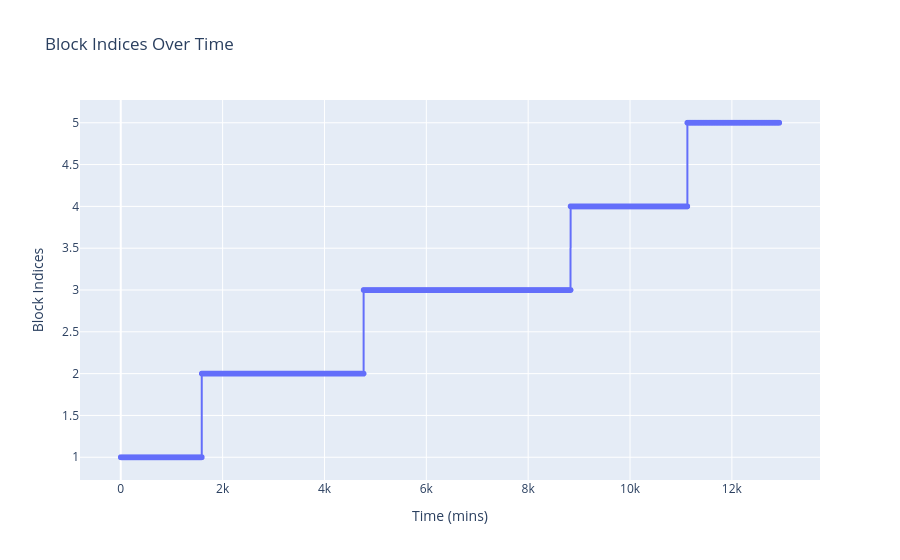

This figure's notebook cell:
### Code cell
# plot blocks with hover showing ds.block_labels
import pandas as pd
df_blocks = pd.DataFrame({
    'time': np.arange(ds.block_indices.shape[0]),
    'block_index': ds.block_indices,
    'block_label': [str(l) for l in ds.block_labels]
})

fig = px.line(
    df_blocks,
    x='time',
    y='block_index',
    hover_data=['block_label'],
    labels={'time': 'Time (mins)', 'block_index': 'Block Indices', 'block_label': 'Block Label'},
    title='Block Indices Over Time'
)
fig.update_traces(mode='lines+markers', marker=dict(size=6))
fig.show()

### Figure 1 — Plotly figure (JSON) as saved in the notebook; plotly's stock layout.template omitted (floating-point values rounded to 4 significant figures; data arrays with more than 128 entries replaced by an {"elided": "..."} marker saying what was removed)
{"data": [{"customdata": {"elided": "12931x1 str values"}, "hovertemplate": "Time (mins)=%{x}<br>Block Indices=%{y}<br>Block Label=%{customdata[0]}<extra></extra>", "legendgroup": "", "line": {"color": "#636efa", "dash": "solid"}, "marker": {"size": 6, "symbol": "circle"}, "mode": "lines+markers", "name": "", "showlegend": false, "type": "scattergl", "x": {"elided": "12931 int values"}, "xaxis": "x", "y": {"elided": "12931 int values"}, "yaxis": "y"}], "layout": {"legend": {"tracegroupgap": 0}, "title": {"text": "Block Indices Over Time"}, "xaxis": {"anchor": "y", "domain": [0, 1], "title": {"text": "Time (mins)"}}, "yaxis": {"anchor": "x", "domain": [0, 1], "title": {"text": "Block Indices"}}}}
